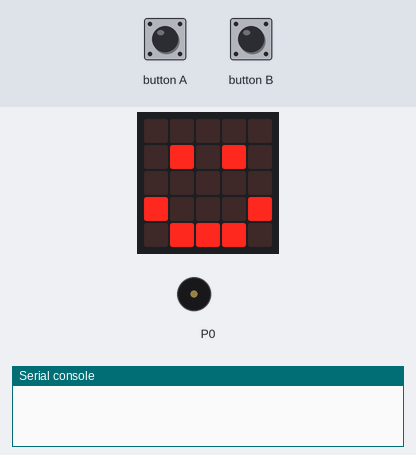
Simulated run of this program. Board: BBC micro:bit running MicroPython. Shown: the board's 5×5 LED display, buzzer (waves = sounding), the last lines printed to the serial console. Inputs (shaded band) come from the test bench. No radio messages arrive unless stated (any console line starting 'radio sent:' is added by the test bench).

Above: at 10.2 s.
10.3 s: button B pressed for 0.15 s
At 12.5 s:
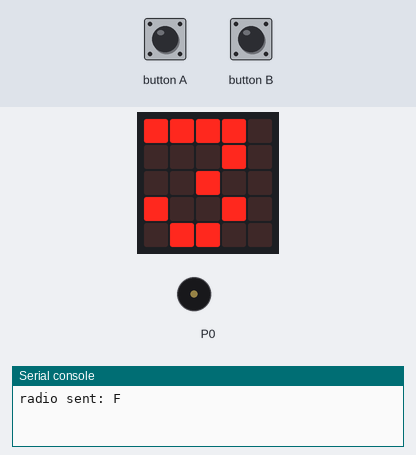
At 18.4 s:
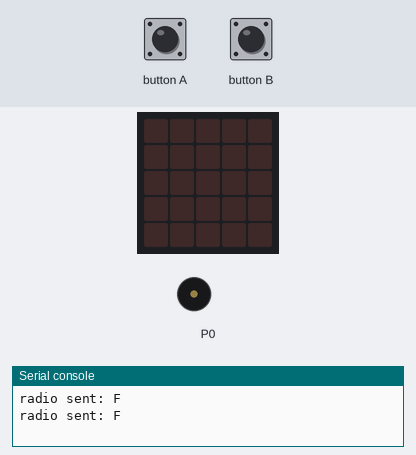
Timing chart, 0 to 19.9 s (numbered marks = the images above; inputs shaded):
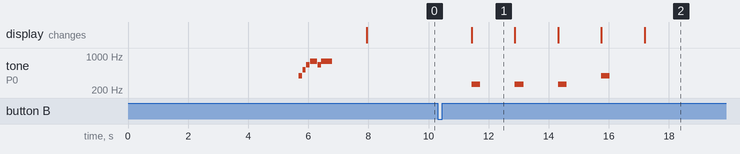

Measured:
- after the input at 10.3 s, tone on P0: plays 262 Hz for 0.29 s, 262 Hz for 0.29 s, 262 Hz for 0.29 s, 392 Hz for 0.29 s, starting after 1.1 s; the display: changes after 1.1 s (image 1)
- what the display in image 1 shows lasts 1.5 s, from 11.4 s to 12.9 s

The program:

Dronebit.py
```python
from microbit import *
import radio
import music

class DRONE(object):
    #initModule
    master = 0x01
    remote = 0x02

    #Basic_action
    take_off = 0x01
    landing = 0x02

    #Move_action
    Up = 0x10
    Down = 0x11
    Forward = 0x12
    Backward = 0x13
    Left = 0x14
    Right = 0x15

    #Rotation_action
    turn_left = 0x16
    turn_right = 0x17

    #Roll_action
    Roll_forward = 0x20
    Roll_back = 0x21
    Roll_left = 0x22
    Roll_right = 0x23

    heartbeatBuff = bytearray([0xAF,0xFA])

    def __init__(self,radio_channel=7,txPin=pin1,rxPin=pin2):
        uart.init(baudrate=115200, bits=8, parity=None, stop=1, tx=txPin, rx=rxPin)
        radio.on()
        radio.config(channel=radio_channel)
        self.__last_time = running_time()


    def heartbeat(self):
        if running_time() - self.__last_time >= 1000:
            uart.write(DRONE.heartbeatBuff)
            self.__last_time = running_time()

    def Drone_sleep(self,time_ms):
        while time_ms > 0:
            self.heartbeat()
            sleep(1)
            time_ms = time_ms - 1

    def __WaitCellback(self):
        self.Drone_sleep(1000)
        rx_buff = bytearray([0x00, 0x00, 0x00])
        uart.readinto(rx_buff)
        self.heartbeat()
        if rx_buff[0] == 0x01 and rx_buff[1] == 0x01:
            radio.send("S")
            return True
        else:
            radio.send("F")
            return False

    def initModule(self,mode):
        self.heartbeat()
        uart.read()
        self.Drone_sleep(1000)
        tx_buff = bytearray([0x00])
        tx_buff[0] = mode
        uart.write(tx_buff)
        self.Drone_sleep(1000)
        rx_buff = bytearray([0x00, 0x00, 0x00])
        uart.readinto(rx_buff)
        self.Drone_sleep(3000)
        while rx_buff[1] == 0x02:
            music.play(music.POWER_DOWN)
            self.Drone_sleep(3000)
        music.play(music.POWER_UP)
        if mode == self.remote:
            for i in range(3):
                display.show(Image(
                "00000:"
                "00000:"
                "00000:"
                "00000:"
                "00900"
                ))
                self.Drone_sleep(300)
                display.show(Image(
                "00000:"
                "00000:"
                "00900:"
                "09090:"
                "00000"
                ))
                self.Drone_sleep(300)
                display.show(Image(
                "09990:"
                "90009:"
                "00000:"
                "00000:"
                "00000"
                ))
                self.Drone_sleep(330)
            display.clear()
        self.heartbeat()

    def UAV_speed(self,power):
        self.heartbeat()
        uart.read()
        tx_buff = bytearray([0xEF, 1, 0x01, 0x03, 0x00])
        tx_buff[4] = power
        uart.write(tx_buff)
        return self.__WaitCellback()

    def Basic_action(self,basicstate):
        self.heartbeat()
        uart.read()
        self.heartbeat()
        if basicstate == DRONE.take_off:
            for i in range(3,-1,-1):
                display.show(i)
                if i == 0:
                    music.play(['g'])
                else:
                    music.set_tempo(ticks=8,bpm=100)
                    music.play(['c4'])
                self.Drone_sleep(1000)
            display.clear()
            tx_buff = bytearray([0xEF, 0, 0x01, 0X01])
            uart.write(tx_buff)
            self.heartbeat()
        elif basicstate == DRONE.landing:
            tx_buff = bytearray([0xEF, 0, 0x01, 0X02])
            uart.write(tx_buff)
        return self.__WaitCellback()

    def Move_action(self,Directionstate,distance):
        self.heartbeat()
        uart.read()
        tx_buff = bytearray([0xEF, 0x00, 0x01, 0x00, 0x00, 0x00])
        tx_buff[3] = Directionstate
        if distance > 255:
            tx_buff[1] = 2
            tx_buff[4] = 255
            tx_buff[5] = distance - 255
        else:
            tx_buff[1] = 1
            tx_buff[4] = distance
            tx_buff[5] = 0
        self.heartbeat()
        uart.write(tx_buff)
        return self.__WaitCellback()

    def Rotation_action(self,rotationstate,angle):
        self.heartbeat()
        uart.read()
        tx_buff = bytearray([0xEF, 0x00, 0x01, 0x00, 0x00, 0x00])
        tx_buff[3] = rotationstate
        if angle > 255:
            tx_buff[1] = 2
            tx_buff[4] = 255
            tx_buff[5] = angle - 255
        else:
            tx_buff[1] = 1
            tx_buff[4] = angle
            tx_buff[5] = 0
        uart.write(tx_buff)
        return self.__WaitCellback()

    def Roll_action(self,rollstate):
        self.heartbeat()
        uart.read()
        tx_buff = bytearray([0xEF, 0, 0x01, 0x00])
        tx_buff[3] = rollstate
        uart.write(tx_buff)
        return self.__WaitCellback()

    def Hovering(self,time):
        self.heartbeat()
        uart.read()
        tx_buff = bytearray([0xEF, 1, 0x01, 0x04, 0x00])
        tx_buff[4] = time
        uart.write(tx_buff)
        self.Drone_sleep(time*1000)
        return self.__WaitCellback()

    def Get_voltage(self):
        self.heartbeat()
        uart.read()
        tx_buff = bytearray([0xEF, 0, 0x02, 0x01])
        uart.write(tx_buff)
        self.Drone_sleep(1000)
        rx_buff = bytearray([0x00, 0x00, 0x00])
        uart.readinto(rx_buff)
        if rx_buff[0] == 0x02:
            return rx_buff[1] + rx_buff[2]
        else:
            return -1

    def Get_height(self):
        self.heartbeat()
        uart.read()
        tx_buff = bytearray([0xEF, 0, 0x02, 0x02])
        uart.write(tx_buff)
        self.Drone_sleep(1000)
        rx_buff = bytearray([0x00, 0x00, 0x00])
        uart.readinto(rx_buff)
        if rx_buff[0] == 0x02:
            return rx_buff[1] + rx_buff[2]
        else:
            return -1

    def Emergency_brake(self):
        self.heartbeat()
        uart.read()
        tx_buff = bytearray([0xEF, 0, 0x01, 0x05])
        uart.write(tx_buff)
        return self.__WaitCellback()


if __name__ == '__main__':
    test = DRONE()
    test.initModule(test.master)
    test.Drone_sleep(1000)
    display.show(Image.HAPPY)
    test.Drone_sleep(1000)

    while(True):
        test.heartbeat()
        if button_a.was_pressed():
            test.Basic_action(test.take_off)
            test.Hovering(3)
            test.Move_action(test.Up,30)
            test.Hovering(2)
            test.Move_action(test.Down,50)
            test.Hovering(2)
            test.Move_action(test.Up,50)
            test.Hovering(2)
            test.Basic_action(test.landing)
            test.Drone_sleep(3000)
        if button_b.was_pressed():
            test.UAV_speed(30)
            test.Basic_action(test.take_off)
            test.Hovering(3)
            test.Rotation_action(test.turn_right,320)
            test.Hovering(2)
            test.Rotation_action(test.turn_left,350)
            test.Hovering(2)
            test.Move_action(test.Down,80)
            test.Hovering(2)
            test.Emergency_brake()
            test.Drone_sleep(2000)
            test.Basic_action(test.landing)
            test.Drone_sleep(3000)
```
